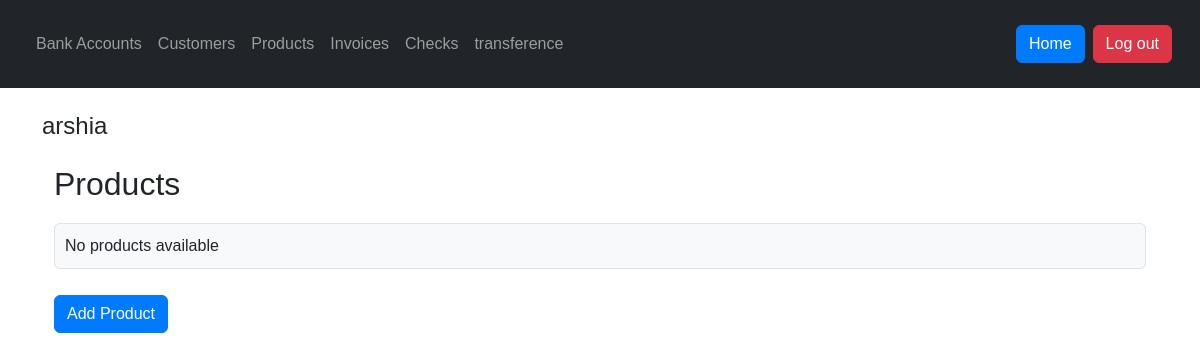
/products/ (signed in), run on an earlier commit of the app's database.
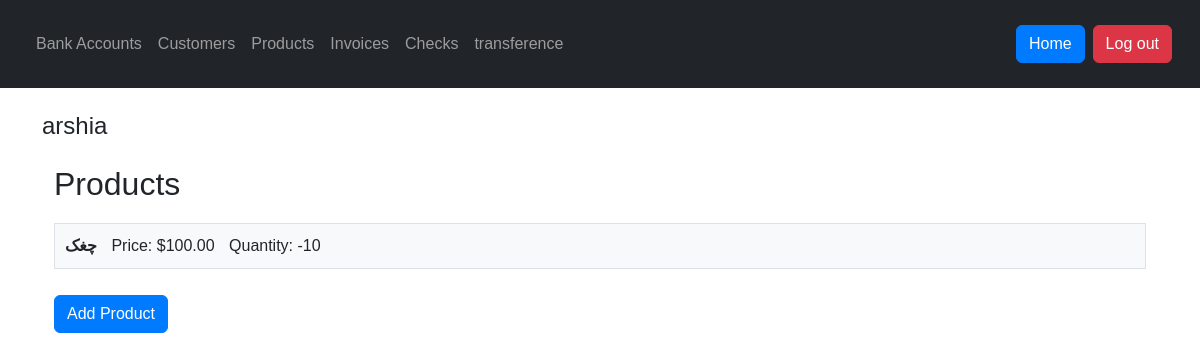
And on a later commit of the database.
### app/models.py (models this page shows, shortened)
class Product(models.Model):
    user = models.ForeignKey(User, on_delete=models.CASCADE, null=True, blank=True)
    name = models.CharField(max_length=100)
    price = models.DecimalField(max_digits=10, decimal_places=2)
    quantity = models.IntegerField(default=0)

### app/views.py (the view)
# urls.py: path('products/', ProductListView.as_view(), name='product-list'),
class ProductListView(LoginRequiredMixin, ListView):
    model = Product
    template_name = 'app/product_list.html'
    def get_queryset(self):
        return Product.objects.filter(user=self.request.user)

### app/templates/app/product_list.html
{% extends 'app/base.html' %}
{% load static %}
{% block extra_css %}
<link rel="stylesheet" type="text/css" href="{% static 'css/product_list.css' %}">
{% endblock %}
{% block content %}
<div class="container">
  <h2>Products</h2>
  <ul class="list-group">
    {% for product in object_list %}
    <a href="{% url 'product-detail' product.pk %}" class="text-white">
        <li class="list-group-item">
          <span class="product-name">{{ product.name }}</span>
          <span class="product-price">Price: ${{ product.price }}</span>
          <span class="product-quantity">Quantity: {{ product.quantity }}</span>
        </li>
    </a>
    {% empty %}
    <li class="list-group-item">No products available</li>
    {% endfor %}
  </ul>
  <a href="{% url 'product-create' %}" class="btn btn-primary mt-3">Add Product</a>
</div>
{% endblock %}

What changed in the data, as far as the page shows it:
added Product: name "چغک", price "100.00", quantity "-10"
Also different on the page:
text no longer shown: "No products available"
